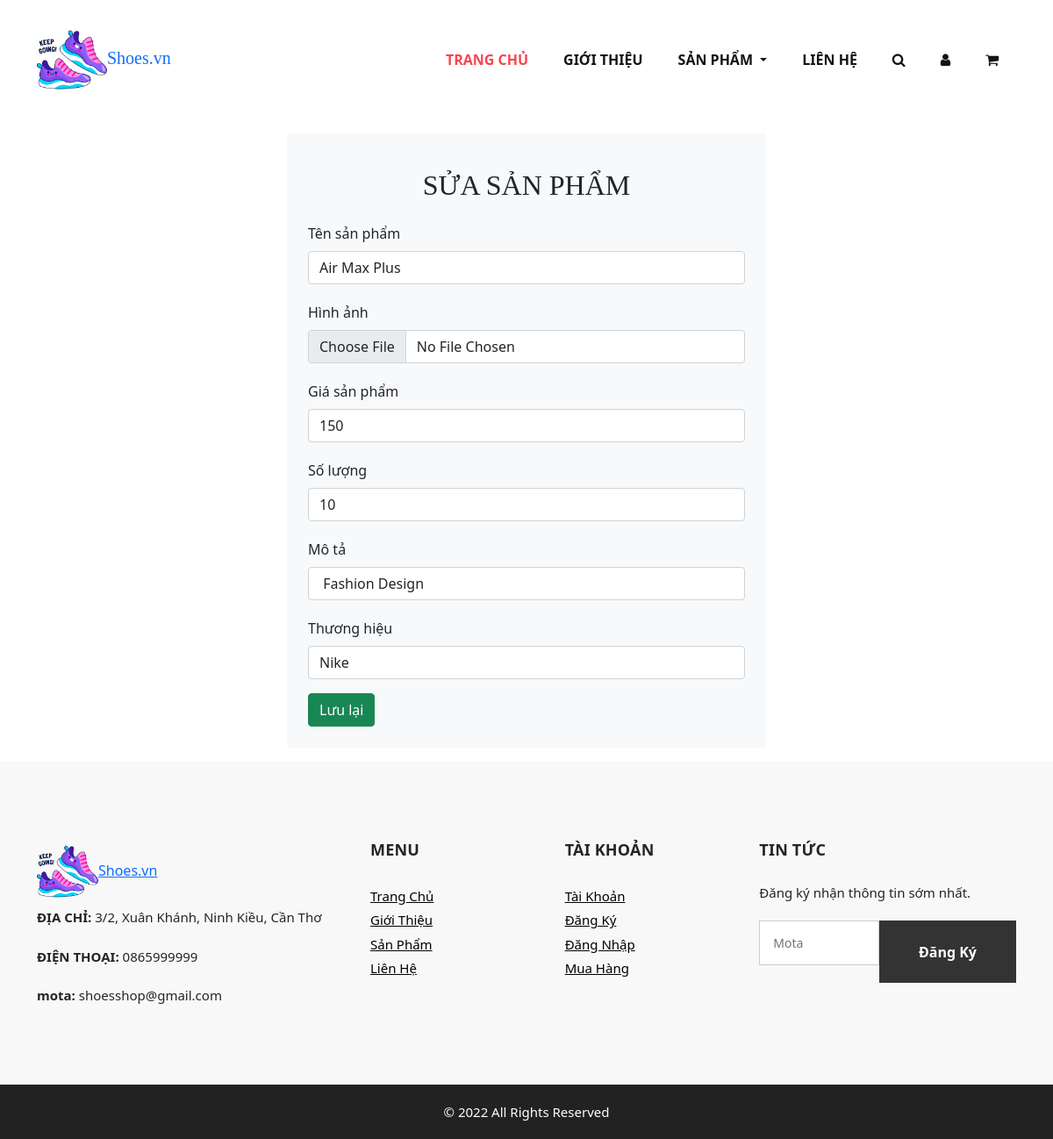
The app's page /edit.php?id=12 with its own data.
### tables this page shows
CREATE TABLE IF NOT EXISTS `products` (
  `prd_id` int(5) NOT NULL AUTO_INCREMENT,
  `prd_name` varchar(255) NOT NULL,
  `image` char(50) NOT NULL,
  `price` int(10) NOT NULL,
  `quantity` int(10) NOT NULL,
  `description` varchar(500) NOT NULL,
  `brand_id` int(5) NOT NULL,
  PRIMARY KEY (`prd_id`),
  KEY `brand_id` (`brand_id`)
);

### edit.php (the view, shortened to what this page needs)
<?php
require '../ct275_bt/connect.php';
    $id = $_GET['id'];
   $sql_brand = "SELECT * FROM brand";
   $query_brand = mysqli_query($conn, $sql_brand);
   $sql_up = "SELECT * FROM products where prd_id = $id";
   $query_up = mysqli_query($conn, $sql_up);
   $row_up = mysqli_fetch_assoc($query_up);
?>
<!DOCTYPE html>
<html>
   <head>
      <link rel="stylesheet" type="text/css" href="css/bootstrap.css" />
      <link href="css/font-awesome.min.css" rel="stylesheet" />
      <link href="css/style.css" rel="stylesheet" />
      <link href="css/responsive.css" rel="stylesheet" />
      <link rel="stylesheet" href="css/bootstrap.min.css">
   </head>
   <body>
      <div class="hero_area">
         <header class="header_section">
            <div class="container">
               <nav class="navbar navbar-expand-lg custom_nav-container ">
                  <a class="navbar-brand logo" href="index.php"><img width="80" src="images/keep-going.png" alt="#" />Shoes.vn</a>
                  <div class="collapse navbar-collapse" id="navbarSupportedContent">
                     <ul class="navbar-nav">
                        <li class="nav-item active">
                           <a class="nav-link" href="index.php">Trang Chủ <span class="sr-only">(current)</span></a>
                        </li>
                        <li class="nav-item">
                           <a class="nav-link" href="product.php">Giới Thiệu</a>
                        </li>
                        <li class="nav-item dropdown">
                           <a class="nav-link dropdown-toggle" href="#" data-toggle="dropdown" role="button" aria-haspopup="true" aria-expanded="true"> <span class="nav-label">Sản Phẩm <span class="caret"></span></a>
                        </li>
                        <li class="nav-item">
                           <a class="nav-link" href="#">Liên Hệ</a>
                        </li>
                        <li class="nav-item">
                           <a class="nav-link" href="#"> <i class="fa fa-search" aria-hidden="true"></i></a>
                        </li>
                        <li class="nav-item">
                           <a class="nav-link" href="#"> <i class="fa fa-user" aria-hidden="true"></i></a>
                        </li>
                        <li class="nav-item">
                           <a class="nav-link" href="#"> <i class="fa fa-shopping-cart" aria-hidden="true"></i></a>
                        </li>
                     </ul>
                  </div>
               </nav>
            </div>
         </header>
         <div class="container">
        <div class="row">
            <div class="col-6 offset-md-3">
                <form class="bg-light p-4 my-3" action="" method="post" enctype="multipart/form-data">
                    <h2 class="py-3 text-center">SỬA SẢN PHẨM</h2>
                    <div class="form-group">
                        <label for="">Tên sản phẩm</label>
                        <input type="text" name="prd_name" class="form-control" require value="<?php echo $row_up['prd_name']; ?>">
                    </div>
                    <div class="form-group">
                        <label for="">Hình ảnh</label>
                        <input type="file" name="image" class="form-control" require>
                    </div>
                    <div class="form-group">
                        <label for="">Giá sản phẩm</label>
                        <input type="number" name="price" class="form-control" require value="<?php echo $row_up['price']; ?>">
                    </div>
                    <div class="form-group">
                        <label for="">Số lượng</label>
                        <input type="number" name="quantity" class="form-control" require value="<?php echo $row_up['quantity']; ?>">
                    </div>
                    <div class="form-group">
                        <label for="">Mô tả</label>
                        <input type="text" name="description" class="form-control" require value="<?php echo $row_up['description']; ?>">
                    </div>
                    <div class="form-group">
                        <label for="">Thương hiệu</label>
                        <select name="brand_id" class="form-control" require>
                            <?php
                                while($row_brand = mysqli_fetch_assoc($query_brand)){?>
                                    <option value="<?php echo $row_brand['brand_id']; ?>"><?php echo $row_brand['brand_name']; ?></option>
                                <?php } ?>
                        </select>
                    </div>
                    <button name="sbm" class="btn btn-success" type="sumit">Lưu lại</button>
                </form>
            </div>
        </div>
    </div>
      </div>
      <footer>
         <div class="container">
            <div class="row">
               <div class="col-md-4">
                   <div class="full">
                      <div class="logo_footer">
                        <a href="#" class="logo"><img width="70" src="images/keep-going.png" alt="#" />Shoes.vn</a>
                      </div>
                      <div class="information_f">
                        <p><strong>ĐỊA CHỈ:</strong> 3/2, Xuân Khánh, Ninh Kiều, Cần Thơ</p>
                        <p><strong>ĐIỆN THOẠI:</strong> 0865999999</p>
                        <p><strong>mota:</strong> shoesshop@gmail.com</p>
                      </div>
                   </div>
               </div>
               <div class="col-md-8">
                  <div class="row">
                  <div class="col-md-7">
                     <div class="row">
                        <div class="col-md-6">
                     <div class="widget_menu">
                        <h3>Menu</h3>
                        <ul>
                           <li><a href="#">Trang Chủ</a></li>
                           <li><a href="#">Giới Thiệu</a></li>
                           <li><a href="#">Sản Phẩm</a></li>
                           <li><a href="#">Liên Hệ</a></li>
                        </ul>
                     </div>
                  </div>
                  <div class="col-md-6">
                     <div class="widget_menu">
                        <h3>Tài Khoản</h3>
                        <ul>
                           <li><a href="#">Tài Khoản</a></li>
                           <li><a href="#">Đăng Ký</a></li>
                           <li><a href="#">Đăng Nhập</a></li>
                           <li><a href="#">Mua Hàng</a></li>
                        </ul>
                     </div>
                  </div>
                     </div>
                  </div>
                  <div class="col-md-5">
                     <div class="widget_menu">
                        <h3>Tin tức</h3>
                        <div class="information_f">
                          <p>Đăng ký nhận thông tin sớm nhất.</p>
                        </div>
                        <div class="form_sub">
                           <form>
                              <fieldset>
                                 <div class="field">
                                    <input type="mota" placeholder="mota" name="mota" />
                                    <input type="submit" value="Đăng Ký" />
                                 </div>
                              </fieldset>
                           </form>
                        </div>
                     </div>
                  </div>
                  </div>
               </div>
            </div>
         </div>
      </footer>
      <div class="cpy_">
         <p class="mx-auto">© 2022 All Rights Reserved<br>
         </p>
      </div>
   </body>
</html>

### css/style.css (style rules this page uses)
* { box-sizing: border-box; }
body { font-family: 'Montserrat', sans-serif; color: #0c0c0c; background-color: #ffffff; overflow-x: hidden; }
h1, h2 { font-family: 'Playfair Display', serif; }
a, a:hover, a:focus { text-decoration: none; }
.btn, .btn:focus { outline: none !important; -webkit-box-shadow: none; box-shadow: none; }
.hero_area { position: relative; min-height: 100vh; display: -webkit-box; display: -ms-flexbox; display: flex; -webkit-box-orient: vertical; -webkit-box-direction: normal; -ms-flex-direction: column; flex-direction: column; }
.header_section { padding: 15px 0; }
.navbar-brand { font-family: 'Playfair Display', serif; }
.custom_nav-container { padding: 0; }
.custom_nav-container .navbar-nav { margin-left: auto; }
.custom_nav-container .navbar-nav .nav-item .nav-link { padding: 5px 20px; color: #131313; text-align: center; text-transform: uppercase; border-radius: 5px; -webkit-transition: all 0.3s; transition: all 0.3s; font-weight: 700; }
.custom_nav-container .navbar-nav .nav-item:hover .nav-link, .custom_nav-container .navbar-nav .nav-item.active .nav-link { color: #f7444e; }
footer { background: #f8f8f8; padding: 90px 0 70px; }
.logo_footer { margin-bottom: 5px; }
.information_f p { margin-bottom: 1.2rem; line-height: 25px; font-size: 15px; }
.widget_menu h3 { font-size: 18px; font-weight: 700; text-transform: uppercase; letter-spacing: 0.2px; margin-bottom: 25px; }
.widget_menu ul { list-style: none; padding: 0; margin: 0; }
.widget_menu ul li { float: left; width: 100%; }
.widget_menu ul li a { font-size: 15px; color: #000; margin-bottom: 0; float: left; width: 100%; margin-top: 5px; }
.field { display: flex; }
.widget_menu { float: left; width: 100%; }
.form_sub { position: relative; }
form input { background: #fff; border: solid #ccc 1px; padding: 15px 15px; width: 100%; font-size: 14px; margin-bottom: 20px; text-transform: capitalize; line-height: normal; }
form input[type="submit"] { border: none; padding: 15px 45px; width: auto; font-size: 16px; text-transform: capitalize; line-height: normal; margin: 0 auto; display: flex; background: #333; color: #fff; font-weight: 600; transition: ease all 0.1s; }
.cpy_ { background: #222; text-align: center; padding: 20px 0; }
.cpy_ p { margin: 0; color: #fff; font-size: 15px; font-weight: 400; }

### css/responsive.css (style rules this page uses)
@media (min-width: 1200px) { .container { max-width: 1170px; } }

### records on screen
products: prd_name "Air Max Plus", price "150", quantity "10", description "fashion design"

### other values on screen
form field brand_id "Nike"
